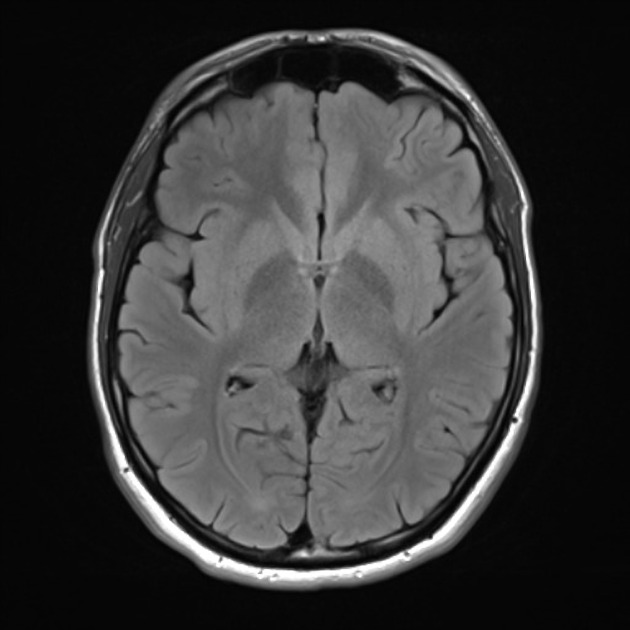
#> input picture Test_Image/NT2.jpeg, 630 x 630 px
$ python -i braintum.py   (imports and definitions only)   (older library calls are emulated)
#> lines starting #> are read from the running program, lines starting #| are printed output that depends on the picture; after the words box and inside, x2 and y2 are one past the last pixel; in counts of white or black regions, pixels touching at a corner belong together
def image_detect(filename):
#> called with filename = 'Test_Image/NT2.jpeg'
  from PIL import Image
  import numpy as np
  import cv2
  from matplotlib import pyplot as plt
  from PIL import Image
  from skimage.morphology import extrema
  from skimage.morphology import watershed as skwater
  print(filename)
  #canny starts
  def auto_canny(image, sigma=0.33):
    # compute the median of the single channel pixel intensities
    v = np.median(image)

    # apply automatic Canny edge detection using the computed median
    lower = int(max(0, (1.0 - sigma) * v))
    upper = int(min(255, (1.0 + sigma) * v))
    edged = cv2.Canny(image, lower, upper)

    # return the edged image
    return edged

  def ShowImage(title,img,ctype):
    plt.figure(figsize=(10, 10))
    if ctype=='bgr':
      b,g,r = cv2.split(img)       # get b,g,r
      rgb_img = cv2.merge([r,g,b])     # switch it to rgb
      plt.imshow(rgb_img)
    elif ctype=='hsv':
      rgb = cv2.cvtColor(img,cv2.COLOR_HSV2RGB)
      plt.imshow(rgb)
    elif ctype=='gray':
      plt.imshow(img,cmap='gray')
    elif ctype=='rgb':
      plt.imshow(img)
    else:
      raise Exception("Unknown colour type")
    plt.axis('off')
    plt.title(title)
    plt.show()
  img= cv2.imread(filename)
#> img is the input picture: shape (630, 630, 3); min 1, max 255, mean 55.5
  gray= cv2.cvtColor(img,cv2.COLOR_BGR2GRAY)
  #ShowImage('Brain MRI',gray,'gray')

  ret, thresh = cv2.threshold(gray,0,255,cv2.THRESH_OTSU)
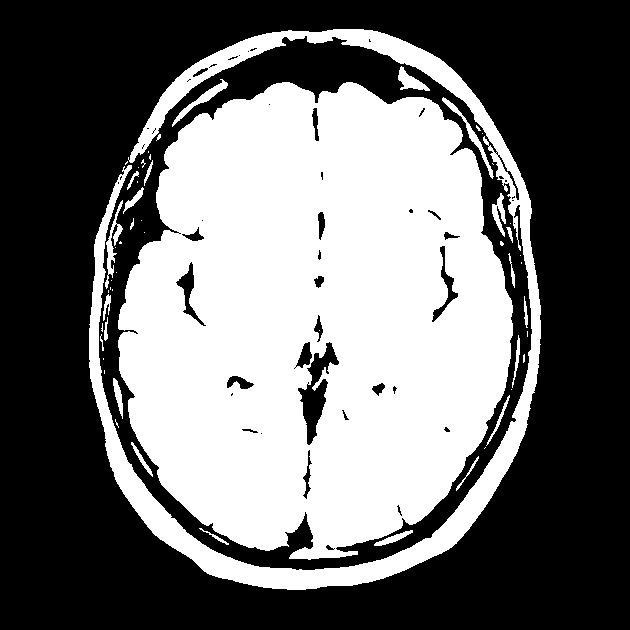
#> thresh: shape (630, 630); 43% white; 56 white regions (32 under 20 px), largest, box (x1, y1, x2, y2) and area: (118, 82, 513, 560) 142357, (89, 29, 541, 590) 24617, (105, 200, 123, 289) 442
#> ret = 62
  #ShowImage('Thresholding image',thresh,'gray')

  ret, markers = cv2.connectedComponents(thresh)
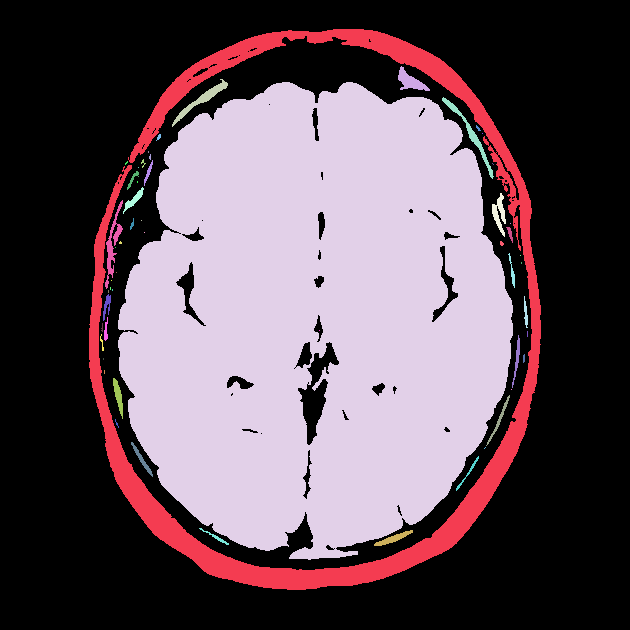
#> markers: shape (630, 630) int32; 57 distinct labels, from 0 to 56; one colour per label, 0 black
#> ret = 57

  #Get the area taken by each component. Ignore label 0 since this is the background.
  marker_area = [np.sum(markers==m) for m in range(np.max(markers)) if m!=0]
#> marker_area = 55 values, max 142357 at index 3, min 1 at index 6, mean 3100
  #Get label of largest component by area
  largest_component = np.argmax(marker_area)+1 #Add 1 since we dropped zero above
#> largest_component = 4
  #Get pixels which correspond to the brain
  brain_mask = markers==largest_component
#> brain_mask: shape (630, 630) bool; 35.9% white; 1 white region, box (x1, y1, x2, y2) and area: (118, 82, 513, 560) 142357

  brain_out = img.copy()
  #In a copy of the original image, clear those pixels that don't correspond to the brain
  brain_out[brain_mask==False] = (0,0,0)
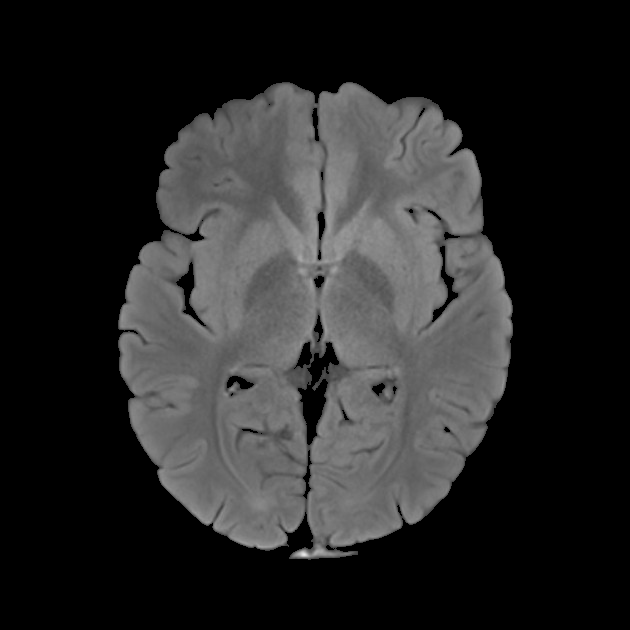
#> brain_out: shape (630, 630, 3); min 0, max 231, mean 39.5

  img = cv2.imread(filename)
  gray = cv2.cvtColor(img,cv2.COLOR_BGR2GRAY)
  ret, thresh = cv2.threshold(gray,0,255,cv2.THRESH_BINARY_INV+cv2.THRESH_OTSU)
#> ret = 62
  #canny-edge-detection
  auto=auto_canny(thresh)
#> in auto_canny, `v = np.median(image)`: v = 255
#> in auto_canny, `lower = int(max(0, (1.0 - sigma) * v))`: lower = 170
#> in auto_canny, `upper = int(min(255, (1.0 + sigma) * v))`: upper = 255
#> in auto_canny, `edged = cv2.Canny(image, lower, upper)`: edged: shape (630, 630); 2.3% white in thin lines or dots, all inside (x1, y1, x2, y2) = (88, 28, 541, 590)
  #cv2.imshow("canny",auto)
  cv2.waitKey(0)
  resu=auto+thresh
  #cv2.imshow("res=canny+thresh",resu)
  cv2.waitKey(0)
  #cv2.imshow("invert res",cv2.bitwise_not(resu))
  cv2.waitKey(0)
  # noise removal
  kernel = np.ones((3,3),np.uint8)
  opening = cv2.morphologyEx(thresh,cv2.MORPH_OPEN,kernel, iterations = 2)
#> opening: shape (630, 630); 56% white; 12 black regions (5 under 20 px), largest, box (x1, y1, x2, y2) and area: (118, 82, 513, 560) 144708, (89, 29, 541, 590) 29220, (172, 79, 228, 127) 428

  # sure background area
  sure_bg = cv2.dilate(opening,kernel,iterations=3)
#> sure_bg: shape (630, 630); 62.1% white; 8 black regions (3 under 20 px), largest, box (x1, y1, x2, y2) and area: (121, 85, 510, 556) 135074, (92, 32, 538, 587) 13692, (137, 35, 280, 152) 1703, (402, 74, 419, 86) 61, (125, 166, 135, 179) 36

  # Finding sure foreground area
  dist_transform = cv2.distanceTransform(opening,cv2.DIST_L2,5)
  ret, sure_fg = cv2.threshold(dist_transform,0.7*dist_transform.max(),255,0)
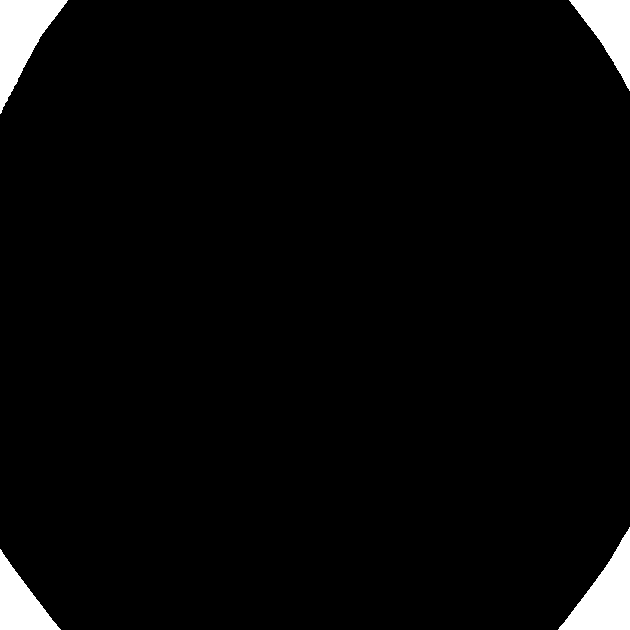
#> sure_fg: shape (630, 630) float32; 3.1% white; 4 white regions, box (x1, y1, x2, y2) and area: (0, 0, 68, 114) 3580, (558, 527, 630, 630) 3525, (569, 0, 630, 91) 2609, (0, 549, 61, 630) 2422
#> ret = 131.9

  # Finding unknown region
  sure_fg = np.uint8(sure_fg)
  unknown = cv2.subtract(sure_bg,sure_fg)
#> unknown: shape (630, 630); 59% white; 12 black regions (3 under 20 px), largest, box (x1, y1, x2, y2) and area: (121, 85, 510, 556) 135074, (92, 32, 538, 587) 13692, (0, 0, 68, 114) 3580

  # Marker labelling
  ret, markers = cv2.connectedComponents(sure_fg)
#> markers: shape (630, 630) int32; 5 distinct labels, from 0 to 4
#> ret = 5

  # Add one to all labels so that sure background is not 0, but 1
  markers = markers+1
#> markers: shape (630, 630) int32; 5 distinct labels, from 1 to 5


  # Now, mark the region of unknown with zero
  markers[unknown==255] = 0
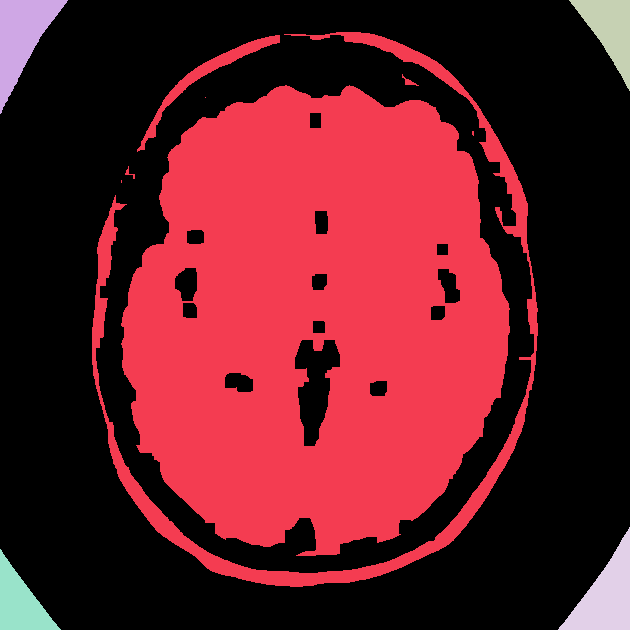
#> markers: shape (630, 630) int32; 6 distinct labels, from 0 to 5; one colour per label, 0 black
  markers = cv2.watershed(img,markers)
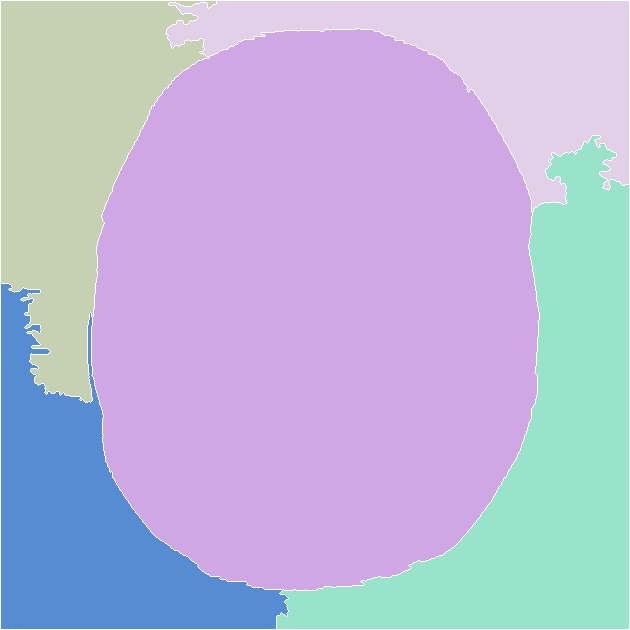
#> markers: shape (630, 630) int32; 6 distinct labels, from -1 to 5; one colour per label, 0 black, -1 white
  img[markers == -1] = [255,0,0]
#> img: shape (630, 630, 3); 1.28% of pixels changed, all inside (x1, y1, x2, y2) = (0, 0, 630, 630)

  im1 = cv2.cvtColor(img,cv2.COLOR_HSV2RGB)
  #ShowImage('Watershed segmented image',im1,'gray')
  cv2.imwrite('./static/watershed.jpg', im1, [int(cv2.IMWRITE_JPEG_QUALITY), 100])

  brain_mask = np.uint8(brain_mask)
  kernel = np.ones((8,8),np.uint8)
  closing = cv2.morphologyEx(brain_mask, cv2.MORPH_CLOSE, kernel)
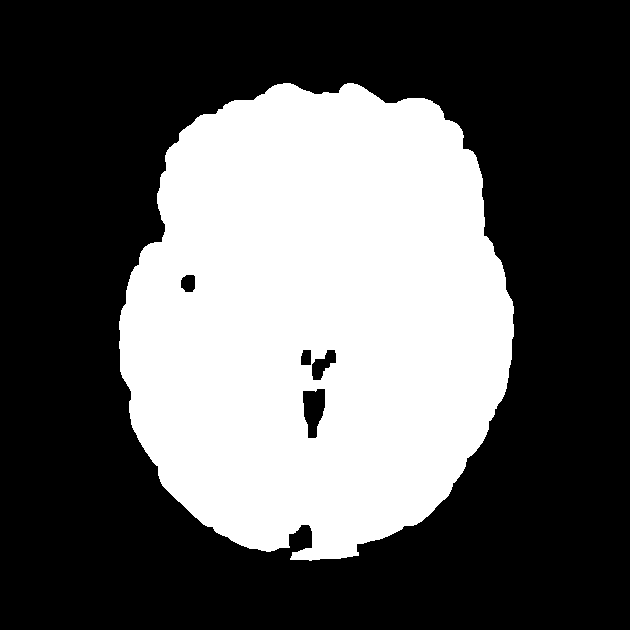
#> closing: shape (630, 630); values 0 (black) and 1 (white), 36.6% white; 1 white region, box (x1, y1, x2, y2) and area: (119, 83, 514, 561) 145301
  #ShowImage('Closing', closing, 'gray')

  brain_out = img.copy()
  #In a copy of the original image, clear those pixels that don't correspond to the brain
  brain_out[closing==False] = (0,0,0)

#img_path="./static/WhatsApp_Image_2020-10-14_at_19.35.58.jpeg"
#image_detect(img_path)

>>> result = image_detect('Test_Image/NT2.jpeg')

$ run again, on Test_Image/NT1.png
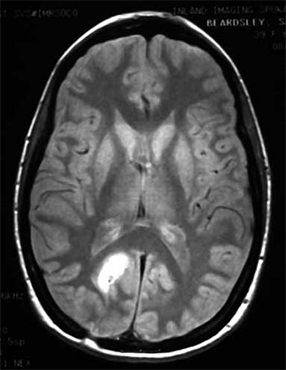
#> input picture Test_Image/NT1.png, 286 x 370 px
#> in image_detect, img is the input picture: shape (370, 286, 3); min 0, max 255, mean 66.2
#> in image_detect, `ret, thresh = cv2.threshold(gray,0,255,cv2.THRESH_OTSU)`:
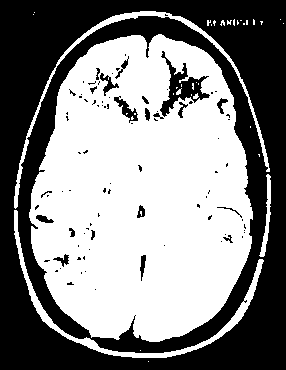
#> thresh: shape (370, 286); 53% white; 90 black regions (69 under 20 px), largest, box (x1, y1, x2, y2) and area: (0, 0, 286, 370) 47254, (160, 51, 210, 117) 990, (114, 96, 138, 123) 220
#> in image_detect, `ret, thresh = cv2.threshold(gray,0,255,cv2.THRESH_OTSU)`: ret = 62
#> in image_detect, `ret, markers = cv2.connectedComponents(thresh)`: ret = 38
#> marker_area = 36 values, max 51596 at index 17, min 1 at index 1, mean 1557.3
#> largest_component = 18
#> brain_mask: shape (370, 286) bool; 48.8% white; 1 white region, box (x1, y1, x2, y2) and area: (29, 34, 253, 342) 51596
#> in image_detect, `ret, thresh = cv2.threshold(gray,0,255,cv2.THRESH_BINARY_INV+cv2.THRES..`: ret = 62
#> v = 0
#> edged: shape (370, 286); 4.4% white in thin lines or dots
#> opening: shape (370, 286); 45% white; 11 white regions, largest, box (x1, y1, x2, y2) and area: (0, 0, 286, 370) 33977, (18, 16, 267, 353) 12943, (181, 78, 194, 98) 194
#> sure_bg: shape (370, 286); 53.5% white; 2 black regions (1 under 20 px), largest, box (x1, y1, x2, y2) and area: (33, 38, 250, 339) 49212
#> in image_detect, `ret, sure_fg = cv2.threshold(dist_transform,0.7*dist_transform.max(),2..`: ret = 46.2
#> unknown: shape (370, 286); 52.6% white; 5 black regions (1 under 20 px), largest, box (x1, y1, x2, y2) and area: (33, 38, 250, 339) 49212, (255, 337, 286, 370) 475, (0, 342, 29, 370) 381, (0, 47, 8, 73) 113
#> in image_detect, `ret, markers = cv2.connectedComponents(sure_fg)`: ret = 4
#> img: shape (370, 286, 3); 2.32% of pixels changed, all inside (x1, y1, x2, y2) = (0, 0, 286, 370)
#> closing: shape (370, 286); values 0 (black) and 1 (white), 50.8% white; 2 black regions, box (x1, y1, x2, y2) and area: (0, 0, 286, 370) 51461, (171, 76, 202, 102) 616
#> in image_detect, `brain_out[closing==False] = (0,0,0)`:
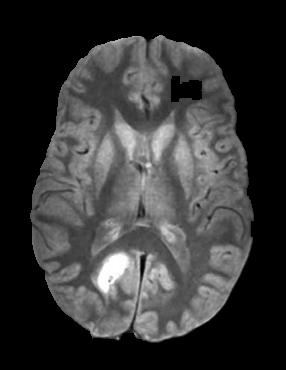
#> brain_out: shape (370, 286, 3); min 0, max 255, mean 54.9

$ run again, on Test_Image/T1.jpg
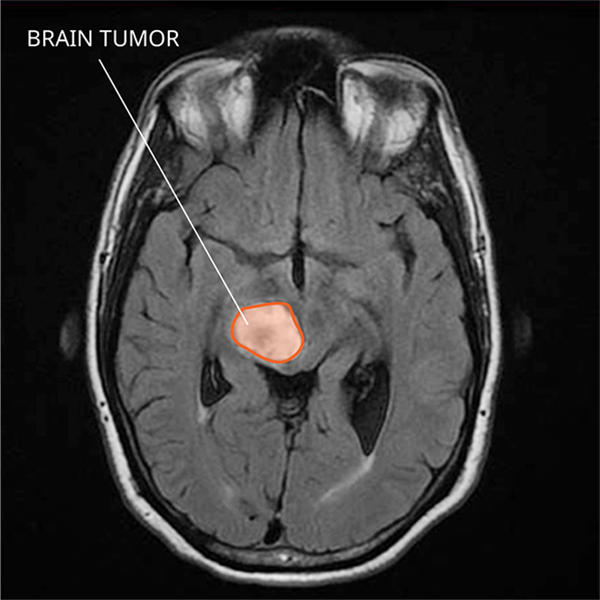
#> input picture Test_Image/T1.jpg, 600 x 600 px
#> in image_detect, img is the input picture: shape (600, 600, 3); mean B, G, R 52.9, 53.1, 53.7
#> in image_detect, `ret, thresh = cv2.threshold(gray,0,255,cv2.THRESH_OTSU)`:
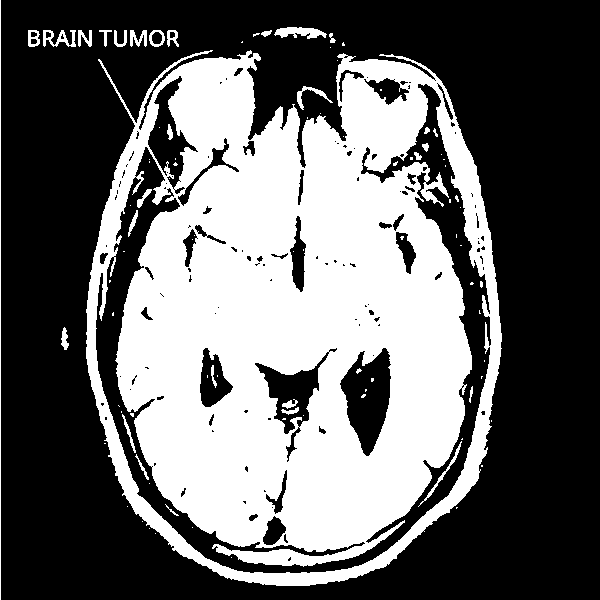
#> thresh: shape (600, 600); 40.4% white; 92 white regions (62 under 20 px), largest, box (x1, y1, x2, y2) and area: (86, 50, 502, 586) 141647, (0, 0, 1, 600) 600, (274, 27, 327, 39) 388
#> in image_detect, `ret, thresh = cv2.threshold(gray,0,255,cv2.THRESH_OTSU)`: ret = 62
#> in image_detect, `ret, markers = cv2.connectedComponents(thresh)`: ret = 93
#> marker_area = 91 values, max 141647 at index 16, min 1 at index 15, mean 1598.2
#> largest_component = 17
#> brain_mask: shape (600, 600) bool; 39.3% white; 1 white region, box (x1, y1, x2, y2) and area: (86, 50, 502, 586) 141647
#> in image_detect, `ret, thresh = cv2.threshold(gray,0,255,cv2.THRESH_BINARY_INV+cv2.THRES..`: ret = 62
#> v = 255
#> lower = 170
#> upper = 255
#> edged: shape (600, 600); 3.5% white in thin lines or dots, all inside (x1, y1, x2, y2) = (0, 0, 502, 600)
#> opening: shape (600, 600); 57.5% white; 26 black regions (16 under 20 px), largest, box (x1, y1, x2, y2) and area: (86, 50, 502, 586) 150020, (99, 30, 179, 47) 813, (28, 30, 92, 47) 810
#> sure_bg: shape (600, 600); 64.9% white; 12 black regions (5 under 20 px), largest, box (x1, y1, x2, y2) and area: (89, 55, 499, 583) 125809, (127, 33, 149, 43) 124, (31, 33, 56, 42) 113
#> in image_detect, `ret, sure_fg = cv2.threshold(dist_transform,0.7*dist_transform.max(),2..`: ret = 122.3
#> unknown: shape (600, 600); 63% white; 14 black regions (5 under 20 px), largest, box (x1, y1, x2, y2) and area: (89, 55, 499, 583) 125809, (534, 0, 600, 169) 4370, (539, 502, 600, 600) 2429
#> in image_detect, `ret, markers = cv2.connectedComponents(sure_fg)`: ret = 3
#> img: shape (600, 600, 3); 1.36% of pixels changed, all inside (x1, y1, x2, y2) = (0, 0, 600, 600)
#> closing: shape (600, 600); values 0 (black) and 1 (white), 41.7% white; 1 white region, box (x1, y1, x2, y2) and area: (87, 51, 503, 587) 150292
#> in image_detect, `brain_out[closing==False] = (0,0,0)`:
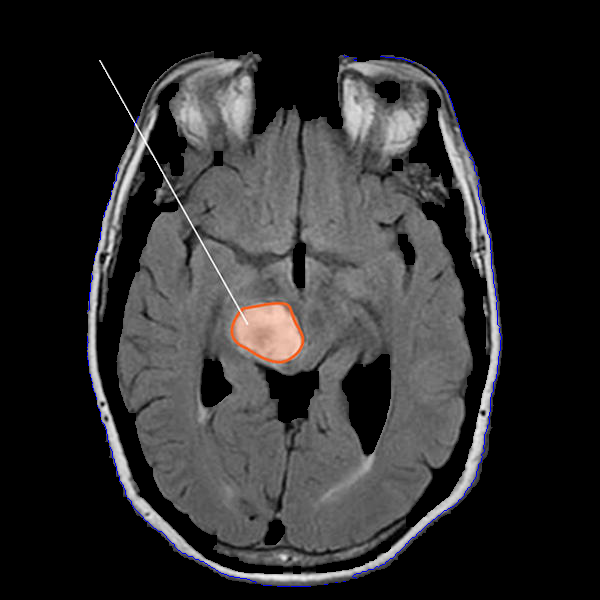
#> brain_out: shape (600, 600, 3); mean B, G, R 45.1, 44.6, 45.2
